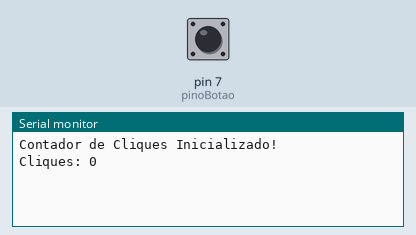
Simulated run of this sketch. Board: Arduino Uno, built with avr-gcc and run on an emulated ATmega328P. On the bench: the last lines printed to the serial monitor. The inputs (shaded band) are chosen by the test bench; at power-on: pin 7 (pinoBotao) LOW.

Above: at 1.2 s.
1.3 s: pin 7 (pinoBotao) pulled HIGH for 0.15 s
At 2.6 s:
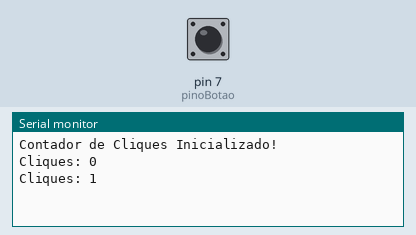
2.9 s: pin 7 (pinoBotao) pulled HIGH for 1 s
At 3.8 s:
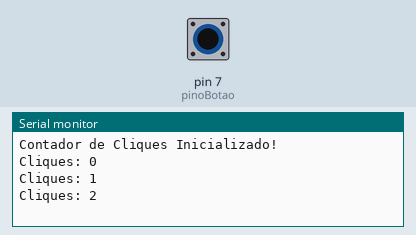
5.4 s: pin 7 (pinoBotao) pulled HIGH for 0.15 s
At 6.9 s:
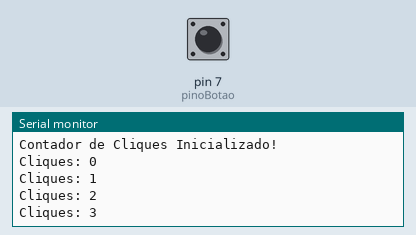
Timing chart, 0 to 8.4 s (numbered marks = the images above; inputs shaded):
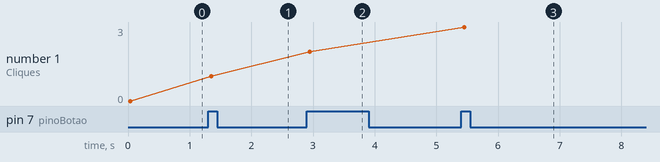

Measured:
- after the input at 1.3 s, the serial monitor: prints a new line after 0.05 s (image 1)
- after the input at 2.9 s, the serial monitor: prints a new line after 0.05 s (image 2)
- after the input at 5.4 s, the serial monitor: prints a new line after 0.05 s (image 3)
- plotted number 1: 0 → 1 after the input at 1.3 s, 1 → 2 after the input at 2.9 s, 2 → 3 after the input at 5.4 s

The sketch:

sketch.ino
```cpp
// Definição do pino
const int pinoBotao = 7;

// Variáveis de controle
int contador = 0;              // Armazena a quantidade de cliques
int estadoBotao = 0;           // Leitura atual do pino
int ultimoEstadoBotao = 0;     // Leitura da última volta do loop

// Variáveis para o debounce
unsigned long ultimoTempoDebounce = 0;
unsigned long atrasoDebounce = 50;

void setup() {
  pinMode(pinoBotao, INPUT);

  // Inicia a comunicação serial para exibir o contador no PC
  Serial.begin(9600);
  Serial.println("Contador de Cliques Inicializado!");
  Serial.print("Cliques: ");
  Serial.println(contador);
}

void loop() {
  // Lê o que está acontecendo no pino agora
  int leitura = digitalRead(pinoBotao);

  // Se o botão mudou de estado
  if (leitura != ultimoEstadoBotao) {
    ultimoTempoDebounce = millis();
  }

  // Se o sinal se manteve estável por 50ms, aceitamos a mudança
  if ((millis() - ultimoTempoDebounce) > atrasoDebounce) {

    // Se o estado do botão realmente mudou
    if (leitura != estadoBotao) {
      estadoBotao = leitura;

      // Lógica de borda de subida: só conta quando o botão é APERTADO
      // Se quiséssemos contar na soltura, usaríamos LOW.
      if (estadoBotao == HIGH) {
        contador++;
        Serial.print("Cliques: ");
        Serial.println(contador);
      }
    }
  }

  // Salva a leitura para comparar na próxima volta do loop
  ultimoEstadoBotao = leitura;
}
```
